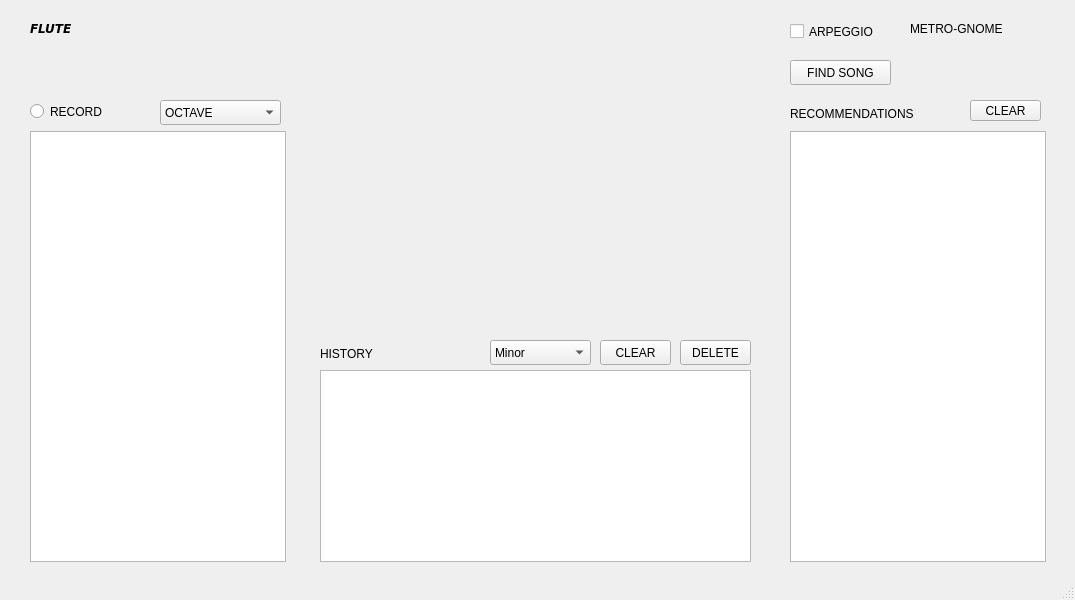
<?xml version="1.0" encoding="UTF-8"?>
<ui version="4.0">
 <class>MainWindow</class>
 <widget class="QMainWindow" name="MainWindow">
  <property name="geometry">
   <rect>
    <x>0</x>
    <y>0</y>
    <width>1075</width>
    <height>600</height>
   </rect>
  </property>
  <property name="windowTitle">
   <string>MainWindow</string>
  </property>
  <widget class="QWidget" name="centralwidget">
   <widget class="QLabel" name="label_2">
    <property name="geometry">
     <rect>
      <x>30</x>
      <y>20</y>
      <width>67</width>
      <height>17</height>
     </rect>
    </property>
    <property name="font">
     <font>
      <family>DejaVu Sans</family>
      <pointsize>9</pointsize>
      <weight>75</weight>
      <italic>true</italic>
      <bold>true</bold>
     </font>
    </property>
    <property name="text">
     <string>FLUTE</string>
    </property>
   </widget>
   <widget class="QLabel" name="label">
    <property name="geometry">
     <rect>
      <x>320</x>
      <y>20</y>
      <width>441</width>
      <height>291</height>
     </rect>
    </property>
    <property name="text">
     <string/>
    </property>
    <property name="pixmap">
     <pixmap resource="fluteResources.qrc">:/fluteResources/flute.jpg</pixmap>
    </property>
    <property name="scaledContents">
     <bool>true</bool>
    </property>
   </widget>
   <widget class="QListWidget" name="listWidget">
    <property name="geometry">
     <rect>
      <x>30</x>
      <y>131</y>
      <width>256</width>
      <height>431</height>
     </rect>
    </property>
   </widget>
   <widget class="QRadioButton" name="radioButton">
    <property name="geometry">
     <rect>
      <x>30</x>
      <y>100</y>
      <width>112</width>
      <height>23</height>
     </rect>
    </property>
    <property name="text">
     <string>RECORD</string>
    </property>
   </widget>
   <widget class="QListWidget" name="listWidget_2">
    <property name="geometry">
     <rect>
      <x>320</x>
      <y>370</y>
      <width>431</width>
      <height>192</height>
     </rect>
    </property>
   </widget>
   <widget class="QPushButton" name="pushButton_2">
    <property name="geometry">
     <rect>
      <x>600</x>
      <y>340</y>
      <width>71</width>
      <height>25</height>
     </rect>
    </property>
    <property name="text">
     <string>CLEAR</string>
    </property>
   </widget>
   <widget class="QListWidget" name="listWidget_3">
    <property name="geometry">
     <rect>
      <x>790</x>
      <y>131</y>
      <width>256</width>
      <height>431</height>
     </rect>
    </property>
   </widget>
   <widget class="QLabel" name="label_3">
    <property name="geometry">
     <rect>
      <x>320</x>
      <y>340</y>
      <width>61</width>
      <height>27</height>
     </rect>
    </property>
    <property name="text">
     <string>HISTORY</string>
    </property>
   </widget>
   <widget class="QLabel" name="label_4">
    <property name="geometry">
     <rect>
      <x>790</x>
      <y>100</y>
      <width>151</width>
      <height>27</height>
     </rect>
    </property>
    <property name="text">
     <string>RECOMMENDATIONS </string>
    </property>
   </widget>
   <widget class="QPushButton" name="pushButton_3">
    <property name="geometry">
     <rect>
      <x>970</x>
      <y>100</y>
      <width>71</width>
      <height>21</height>
     </rect>
    </property>
    <property name="text">
     <string>CLEAR</string>
    </property>
   </widget>
   <widget class="QPushButton" name="pushButton">
    <property name="geometry">
     <rect>
      <x>680</x>
      <y>340</y>
      <width>71</width>
      <height>25</height>
     </rect>
    </property>
    <property name="text">
     <string>DELETE</string>
    </property>
   </widget>
   <widget class="QCheckBox" name="checkBox">
    <property name="geometry">
     <rect>
      <x>790</x>
      <y>20</y>
      <width>92</width>
      <height>23</height>
     </rect>
    </property>
    <property name="text">
     <string>ARPEGGIO</string>
    </property>
   </widget>
   <widget class="QLabel" name="label_5">
    <property name="geometry">
     <rect>
      <x>910</x>
      <y>20</y>
      <width>141</width>
      <height>17</height>
     </rect>
    </property>
    <property name="text">
     <string>METRO-GNOME</string>
    </property>
   </widget>
   <widget class="QComboBox" name="comboBox">
    <property name="geometry">
     <rect>
      <x>160</x>
      <y>100</y>
      <width>121</width>
      <height>25</height>
     </rect>
    </property>
    <item>
     <property name="text">
      <string>OCTAVE</string>
     </property>
    </item>
    <item>
     <property name="text">
      <string>Octave 4</string>
     </property>
    </item>
    <item>
     <property name="text">
      <string>Octave 5</string>
     </property>
    </item>
    <item>
     <property name="text">
      <string>Octave 6</string>
     </property>
    </item>
    <item>
     <property name="text">
      <string>Octave 7</string>
     </property>
    </item>
   </widget>
   <widget class="QComboBox" name="comboBox_2">
    <property name="geometry">
     <rect>
      <x>490</x>
      <y>340</y>
      <width>101</width>
      <height>25</height>
     </rect>
    </property>
    <item>
     <property name="text">
      <string>Minor</string>
     </property>
    </item>
    <item>
     <property name="text">
      <string>Major</string>
     </property>
    </item>
   </widget>
   <widget class="QPushButton" name="pushButton_4">
    <property name="geometry">
     <rect>
      <x>790</x>
      <y>60</y>
      <width>101</width>
      <height>25</height>
     </rect>
    </property>
    <property name="text">
     <string>FIND SONG</string>
    </property>
   </widget>
  </widget>
  <widget class="QStatusBar" name="statusbar"/>
 </widget>
 <resources>
  <include location="fluteResources.qrc"/>
 </resources>
 <connections/>
</ui>
